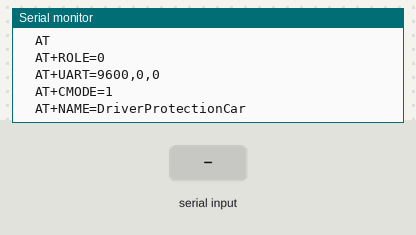
A sketch run on a simulated Arduino Uno, built with avr-gcc and run on an emulated ATmega328P. Shown: the last lines printed to the serial monitor. The test bench sets the inputs (shaded band).

Above: at 1.2 s.
1.3 s: "1" received over the second serial link
At 2.2 s:
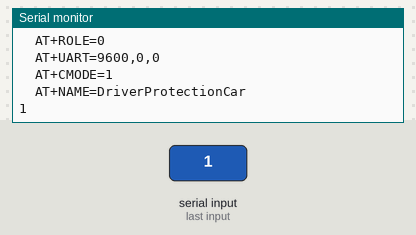
2.8 s: "0" received over the second serial link
At 3.3 s:
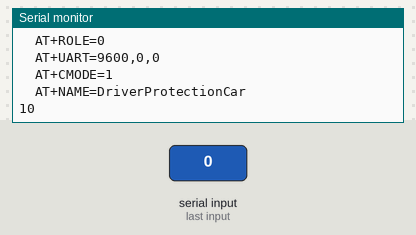

Measured:
- after the input at 1.3 s, the serial monitor: prints a new line at once (image 1)
- after the input at 2.8 s, the serial monitor: prints a new line at once (image 2)

The sketch:

hc05_configure.ino
```cpp
#include <SoftwareSerial.h>

SoftwareSerial BTSerial(2, 3); // RX, TX

void setup() {
  Serial.begin(9600);
  BTSerial.begin(38400); // HC-05 default is usually 38400

  Serial.println("Enter AT commands in Serial Monitor:");
  Serial.println("  AT");
  Serial.println("  AT+ROLE=0");
  Serial.println("  AT+UART=9600,0,0");
  Serial.println("  AT+CMODE=1");
  Serial.println("  AT+NAME=DriverProtectionCar");
  Serial.println();
}

void loop() {
  if (BTSerial.available()) {
    Serial.write(BTSerial.read());
  }
  if (Serial.available()) {
    BTSerial.write(Serial.read());
  }
}
```
